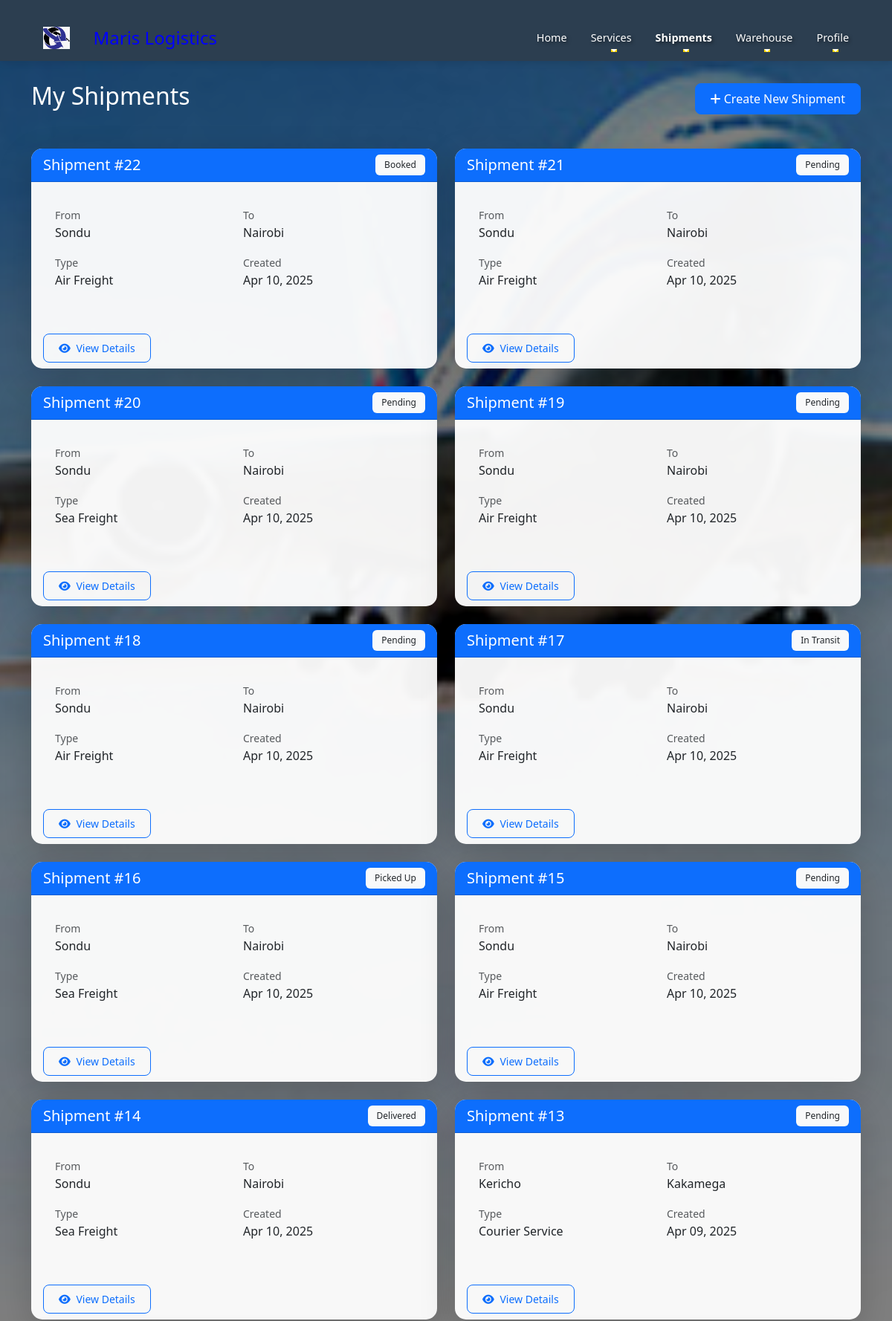
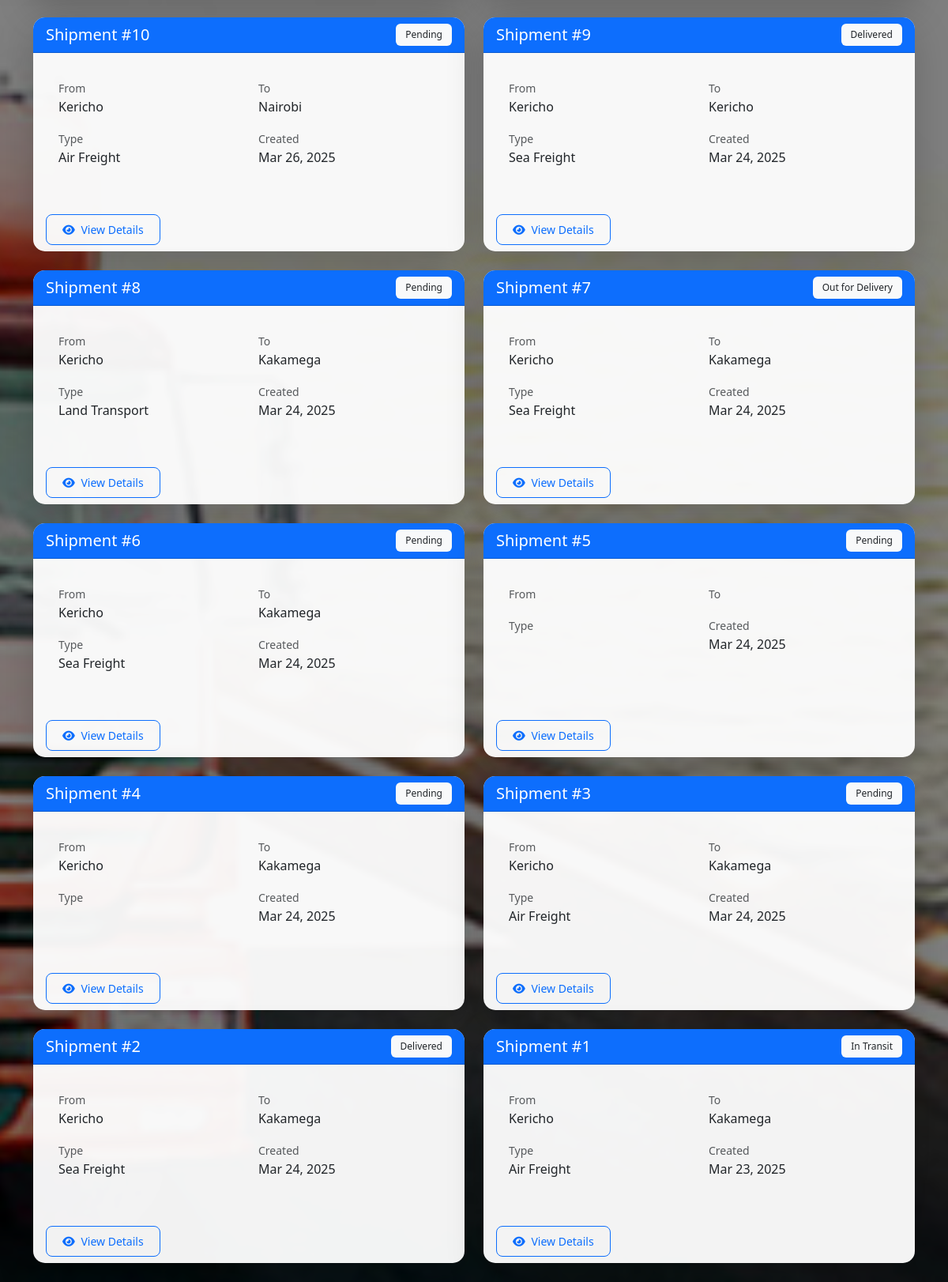
/shipments/ (signed in, upper part), run on the app's committed database (2 pictures, top to bottom).
### shipments/models.py (models this page shows, shortened)
class Shipment(models.Model):
    STATUS_CHOICES = [
        ('pending', 'Pending'),
        ('booked', 'Booked'),
        ('picked_up', 'Picked Up'),
        ('in_transit', 'In Transit'),
        ('out_for_delivery', 'Out for Delivery'),
        ('delivered', 'Delivered'),
        ('failed_delivery', 'Failed Delivery'),
        ('returned', 'Returned'),
        ('cancelled', 'Cancelled'),
        ('on_hold', 'On Hold'),
        ('customs_clearance', 'Customs Clearance'),
        ('exception', 'Exception'),
    ]
    SHIPMENT_TYPE_CHOICES = [
        ('air', 'Air Freight'),
        ('sea', 'Sea Freight'),
        ('land', 'Land Transport'),
        ('courier', 'Courier Service'),
    ]
    PAYMENT_MODE_CHOICES = [
        ('credit_card', 'Credit Card'),
        ('debit_card', 'Debit Card'),
        ('bank_transfer', 'Bank Transfer'),
        ('paypal', 'PayPal'),
        ('mpesa', 'M-PESA'),
        ('cash_on_delivery', 'Cash on Delivery'),
    ]
    tracking_number = models.CharField(max_length=20, unique=True, blank=True, null=True)
    user = models.ForeignKey(User, on_delete=models.CASCADE)
    sender_name = models.CharField(max_length=100, blank=True, null=True)
    sender_email = models.EmailField(blank=True, null=True)
    sender_phone = models.CharField(max_length=20, blank=True, null=True)
    origin = models.CharField(max_length=200)
    receiver_name = models.CharField(max_length=100, blank=True, null=True)
    receiver_email = models.EmailField(blank=True, null=True)
    receiver_phone = models.CharField(max_length=20, blank=True, null=True)
    destination = models.CharField(max_length=200)
    shipment_type = models.CharField(max_length=20, choices=SHIPMENT_TYPE_CHOICES)
    weight = models.DecimalField(max_digits=10, decimal_places=2, default=0.00)
    description = models.TextField()
    quantity = models.PositiveIntegerField(default=1)
    payment_mode = models.CharField(max_length=20, choices=PAYMENT_MODE_CHOICES)
    carrier = models.CharField(max_length=100)
    product = models.CharField(max_length=100)
    pickup_date = models.DateTimeField(default=timezone.now)
    estimated_delivery = models.DateTimeField(null=True, blank=True)
    actual_delivery = models.DateTimeField(null=True, blank=True)
    status = models.CharField(max_length=20, choices=STATUS_CHOICES, default='pending')
    additional_details = models.TextField(blank=True, null=True)
    created_at = models.DateTimeField(auto_now_add=True)
    updated_at = models.DateTimeField(auto_now=True)
    class Meta:
        ordering = ['-created_at']

### shipments/views.py (the view)
# urls.py: path('', views.shipment_list, name='shipment_list'),
@login_required(login_url='accounts:login')
def shipment_list(request):
    shipments = Shipment.objects.filter(user=request.user).order_by('-created_at')
    return render(request, 'shipments/shipment_list.html', {'shipments': shipments})

### templates/shipments/shipment_list.html (shortened to what this page needs)
{% extends 'base.html' %}
{% load static %}
{% block content %}
<div class="shipment-list-page" style="background-image: url('{% static 'images/logistics-stats-bg.jpg' %}'); background-size: cover; background-position: center; min-height: 100vh; padding: 40px 0;">
    <div class="container">
        <div class="d-flex justify-content-between align-items-center mb-4">
            <h2 class="text-white">My Shipments</h2>
            <a href="{% url 'shipments:create_shipment' %}" class="btn btn-primary">
                <i class="fas fa-plus"></i> Create New Shipment
            </a>
        </div>
        {% if shipments %}
            <div class="row">
                {% for shipment in shipments %}
                    <div class="col-md-6 mb-4">
                        <div class="card h-100 shadow-lg" style="background-color: rgba(255, 255, 255, 0.95);">
                            <div class="card-header bg-primary text-white">
                                <div class="d-flex justify-content-between align-items-center">
                                    <h5 class="mb-0">Shipment #{{ shipment.id }}</h5>
                                    <span class="badge bg-light text-dark">{{ shipment.get_status_display }}</span>
                                </div>
                            </div>
                            <div class="card-body">
                                <div class="row mb-3">
                                    <div class="col-6">
                                        <small class="text-muted">From</small>
                                        <p class="mb-0">{{ shipment.origin }}</p>
                                    </div>
                                    <div class="col-6">
                                        <small class="text-muted">To</small>
                                        <p class="mb-0">{{ shipment.destination }}</p>
                                    </div>
                                </div>
                                <div class="row">
                                    <div class="col-6">
                                        <small class="text-muted">Type</small>
                                        <p class="mb-0">{{ shipment.get_shipment_type_display }}</p>
                                    </div>
                                    <div class="col-6">
                                        <small class="text-muted">Created</small>
                                        <p class="mb-0">{{ shipment.created_at|date:"M d, Y" }}</p>
                                    </div>
                                </div>
                            </div>
                            <div class="card-footer bg-transparent border-0">
                                <a href="{% url 'shipments:shipment_detail' shipment.id %}" class="btn btn-outline-primary btn-sm">
                                    <i class="fas fa-eye me-1"></i> View Details
                                </a>
                            </div>
                        </div>
                    </div>
                {% endfor %}
            </div>
        {% endif %}
    </div>
</div>
{% endblock %}

### static/css/style.css (style rules this page uses)
.card { transition: transform 0.3s ease-in-out; }
.btn { border-radius: 5px; padding: 0.5rem 1.5rem; }
.btn-primary { background-color: #0d6efd; border-color: #0d6efd; }
.bg-primary { background-color: #0d6efd !important; }
:root { --primary-color: #0d6efd; --secondary-color: #6c757d; --dark-color: #212529; --light-color: #f8f9fa; --navbar-bg: #1a237e; --navbar-hover: #283593; }
body { min-height: 100vh; display: flex; flex-direction: column; font-family: 'Segoe UI', Tahoma, Geneva, Verdana, sans-serif; }
.card { border: none; transition: transform 0.3s ease, box-shadow 0.3s ease; box-shadow: 0 2px 4px rgba(0,0,0,0.1); }
.card-body { padding: 2rem; }
.btn { padding: 0.75rem 2rem; border-radius: 0.5rem; font-weight: 500; transition: all 0.3s ease; }
.btn-primary { background-color: var(--primary-color); border-color: var(--primary-color); }
.btn-outline-primary { color: var(--primary-color); border-color: var(--primary-color); }
.badge { padding: 8px 12px; font-weight: 500; }

### templates/base.html (style rules this page uses)
:root { --primary-color: #2c3e50; --secondary-color: #3498db; --accent-color: #e74c3c; --text-color: #333; --light-bg: #f8f9fa; }
body { font-family: 'Segoe UI', Tahoma, Geneva, Verdana, sans-serif; color: var(--text-color); padding-top: 50px; }
.btn-primary { background-color: var(--secondary-color); border-color: var(--secondary-color); }
.btn-outline-primary { color: var(--secondary-color); border-color: var(--secondary-color); }
html { scroll-behavior: smooth; }
body { padding-top: 50px; }
.container { padding-top: 20px; }
.card, .content-section { margin-top: 20px; }
.delay-1 { animation-delay: 0.2s; }
.delay-2 { animation-delay: 0.4s; }
.delay-3 { animation-delay: 0.6s; }
.delay-4 { animation-delay: 0.8s; }
.delay-5 { animation-delay: 1s; }

### templates/shipments/shipment_list.html (style rules this page uses)
.shipment-list-page { position: relative; }
.shipment-list-page::before { content: ''; position: absolute; top: 0; left: 0; right: 0; bottom: 0; background-color: rgba(0, 0, 0, 0.5); z-index: 1; }
.shipment-list-page .container { position: relative; z-index: 2; }
.card { border: none; border-radius: 15px; transition: transform 0.2s; }
.card-header { border-radius: 15px 15px 0 0 !important; }
.btn { border-radius: 8px; padding: 8px 20px; }
.btn-primary { background-color: #0d6efd; border-color: #0d6efd; }
.btn-outline-primary { color: #0d6efd; border-color: #0d6efd; }

### data on the page
Shipment: id "22", status "Booked", origin "Sondu", destination "Nairobi", shipment_type "Air Freight", created_at "Apr 10, 2025"
Shipment: id "21", status "Pending", origin "Sondu", destination "Nairobi", shipment_type "Air Freight", created_at "Apr 10, 2025"
Shipment: id "20", status "Pending", origin "Sondu", destination "Nairobi", shipment_type "Sea Freight", created_at "Apr 10, 2025"
Shipment: id "19", status "Pending", origin "Sondu", destination "Nairobi", shipment_type "Air Freight", created_at "Apr 10, 2025"
Shipment: id "18", status "Pending", origin "Sondu", destination "Nairobi", shipment_type "Air Freight", created_at "Apr 10, 2025"
Shipment: id "17", status "In Transit", origin "Sondu", destination "Nairobi", shipment_type "Air Freight", created_at "Apr 10, 2025"
Shipment: id "16", status "Picked Up", origin "Sondu", destination "Nairobi", shipment_type "Sea Freight", created_at "Apr 10, 2025"
Shipment: id "15", status "Pending", origin "Sondu", destination "Nairobi", shipment_type "Air Freight", created_at "Apr 10, 2025"
Shipment: id "14", status "Delivered", origin "Sondu", destination "Nairobi", shipment_type "Sea Freight", created_at "Apr 10, 2025"
Shipment: id "13", status "Pending", origin "Kericho", destination "Kakamega", shipment_type "Courier Service", created_at "Apr 09, 2025"
Shipment: id "10", status "Pending", origin "Kericho", destination "Nairobi", shipment_type "Air Freight", created_at "Mar 26, 2025"
Shipment: id "9", status "Delivered", origin "Kericho", destination "Kericho", shipment_type "Sea Freight", created_at "Mar 24, 2025"
Shipment: id "8", status "Pending", origin "Kericho", destination "Kakamega", shipment_type "Land Transport", created_at "Mar 24, 2025"
Shipment: id "7", status "Out for Delivery", origin "Kericho", destination "Kakamega", shipment_type "Sea Freight", created_at "Mar 24, 2025"
Shipment: id "6", status "Pending", origin "Kericho", destination "Kakamega", shipment_type "Sea Freight", created_at "Mar 24, 2025"
Shipment: id "5", status "Pending", created_at "Mar 24, 2025"
Shipment: id "4", status "Pending", origin "Kericho", destination "Kakamega", created_at "Mar 24, 2025"
Shipment: id "3", status "Pending", origin "Kericho", destination "Kakamega", shipment_type "Air Freight", created_at "Mar 24, 2025"
Shipment: id "2", status "Delivered", origin "Kericho", destination "Kakamega", shipment_type "Sea Freight", created_at "Mar 24, 2025"
Shipment: id "1", status "In Transit", origin "Kericho", destination "Kakamega", shipment_type "Air Freight", created_at "Mar 23, 2025"
